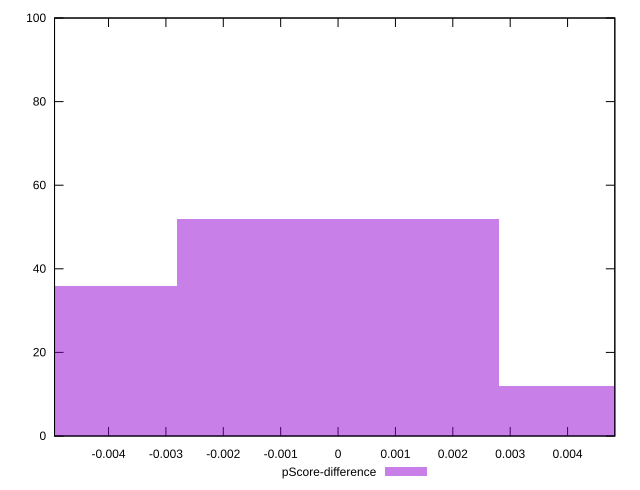

The gnuplot source for this figure:
reset

$pScoreDifference <<EOF
-0.00561423299690999 36
0.00561423299690999 12
0 52
EOF

set key outside below
set boxwidth 0.00561423299690999
set xrange [-0.004941176470588227:0.004823529411764671]
set yrange [0:100]
set trange [0:100]
set style fill transparent solid 0.5 noborder
set terminal svg size 640, 490 enhanced background rgb 'white'
set output "reports/report_00030_2021-02-24T20-42-31.540Z/render-blocking-resources/samples/astro/pScore-difference/histogram.svg"

plot $pScoreDifference title "pScore-difference" with boxes

reset
